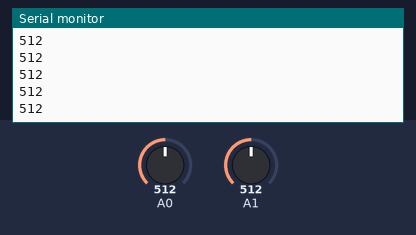
Bench run of a sketch on a simulated SparkFun Pro Micro, built with avr-gcc and run on an emulated ATmega32U4. On the bench: the last lines printed to the serial monitor. The test bench sets the inputs (shaded band); at power-on: A0 = 512, A1 = 512.

Above: at 1.2 s.
1.3 s: A0 set to 716
At 1.32 s:
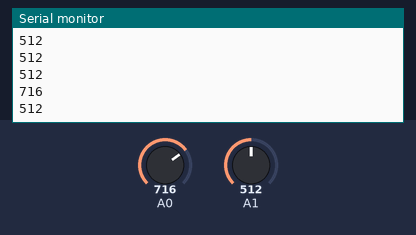
2.8 s: A1 set to 306
At 2.83 s:
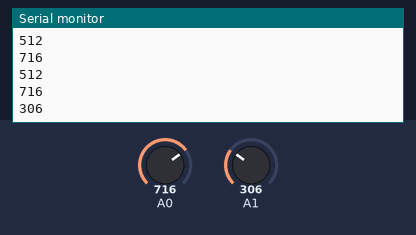
4.3 s: A0 set to 900
At 4.34 s:
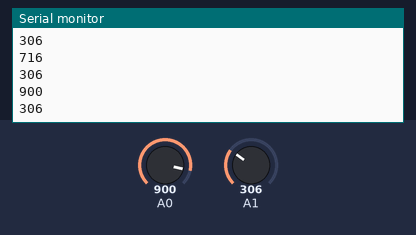
5.8 s: A1 set to 122
At 5.85 s:
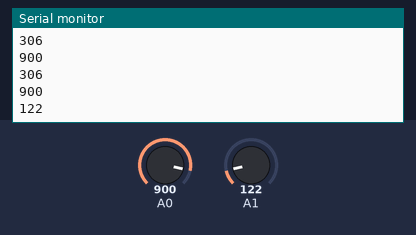
Timing chart, 0 to 8.3 s (numbered marks = the images above; inputs shaded):
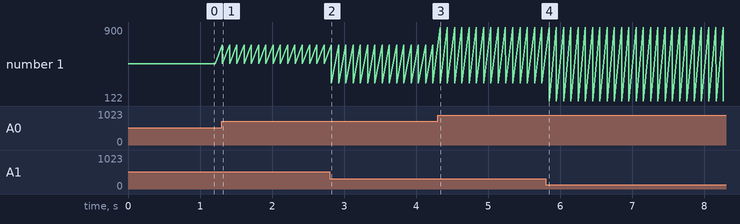

Measured:
- after the input at 1.3 s, the serial monitor: prints a new line at once (image 1)
- after the input at 2.8 s, the serial monitor: prints a new line at once (image 2)
- after the input at 4.3 s, the serial monitor: prints a new line at once (image 3)
- after the input at 5.8 s, the serial monitor: prints a new line at once (image 4)
- plotted number 1: 512 → 306 after the input at 2.8 s, 306 → 122 after the input at 5.8 s

The sketch:

joytester.ino
```cpp
// Simple arcade stick example that demonstrates how to read twelve
// Arduino Pro Micro digital pins and map them to the
// Arduino Joystick library.
//

// The digital pins 2 - 20 are grounded when they are pressed.
// Pin 10, A10, Red = UP
// Pin 15, D15, Yellow = RIGHT
// Pin 16, D16, Orange = DOWN
// Pin 14, D14, Green = LEFT

// Pin 9, A9 = Button 1
// Pin 8, A8 = Button 2
// Pin 7, D7 = Button 3
// Pin 3, D3 = Button 4
// Pin 2, D2 = Button 5
// Pin 4, A6 = Button 6

// Pin 20, A2 = Select Button 1
// Pin 19, A1 = Start Button 2

// Pin 5, D5 = Other Button
// Pin 6, A7 = Other Button
// Pin 18, A0 = Other Button
// Pin 21, A3 = Other Button

// NOTE: This sketch file is for use with Arduino Pro Micro only.
//
// Original gamepad example by Matthew Heironimus
// 2016-11-24
// Adapted for arcade machine setup by Ben Parmeter
// 2019-05-20
//--------------------------------------------------------------------

#include <Joystick.h>

Joystick_ Joystick(JOYSTICK_DEFAULT_REPORT_ID, JOYSTICK_TYPE_GAMEPAD,
                   8, 0,                  // Button Count, Hat Switch Count
                   true, true, false,     // X and Y, but no Z Axis
                   false, false, false,   // No Rx, Ry, or Rz
                   true, true,          // No rudder or throttle
                   false, false, false);  // No accelerator, brake, or steering

void setup() {

  // Initialize Joystick Library
  pinMode(9, INPUT);
  Serial.begin(9600);
  //Joystick.begin();

  Joystick.setXAxisRange(95, 550);
  Joystick.setYAxisRange(550, 95);

  Joystick.setRudderRange(95, 550);
  Joystick.setThrottleRange(550, 95);
}

void loop() {
  //Serial.println(digitalRead(9));
  Serial.println(analogRead(A0));
  Serial.println(analogRead(A1));

  //Joystick.setRudder(analogRead(A0));
  //Joystick.setThrottle(analogRead(A1));

  delay(100);
}
```
